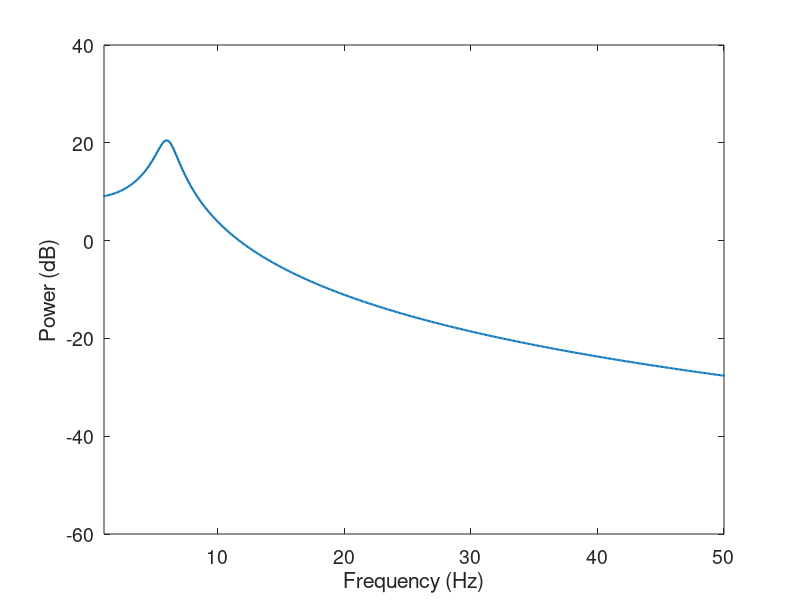

Write the MATLAB code that produced this figure.
Fs = 1000;

coeffVal = .995;
freqs = 6;

% generate the AR(2) data   
r = coeffVal * (cos(2*pi*(freqs/Fs)) +  1i* sin(2*pi*(freqs/Fs)));
coeffs = poly([r,r']);
coeffs = -(coeffs(2:3));
sigma = 0.1;
cnt = 1;
f = [];
for g =0: 2*pi/1e4:pi
    den = 1 + coeffs(1)^2 + 2*coeffs(2) +coeffs(2)^2+ ...
            2*(coeffs(1)*coeffs(2) - coeffs(1))*cos(g) - 4*coeffs(2) * (cos(g)^2);
    f(cnt) = (sigma)/ (2*pi*(den));
cnt = cnt + 1;
end


plot(Fs*[0:2*pi/1e4:pi]/(2*pi), 10*log10(f/Fs) ,'Linewidth',1.5 )
% ylim([-10,20])
xlim([1,50])
set(gca,'Fontsize', 14)
ylabel('Power (dB)')
xlabel('Frequency (Hz)')